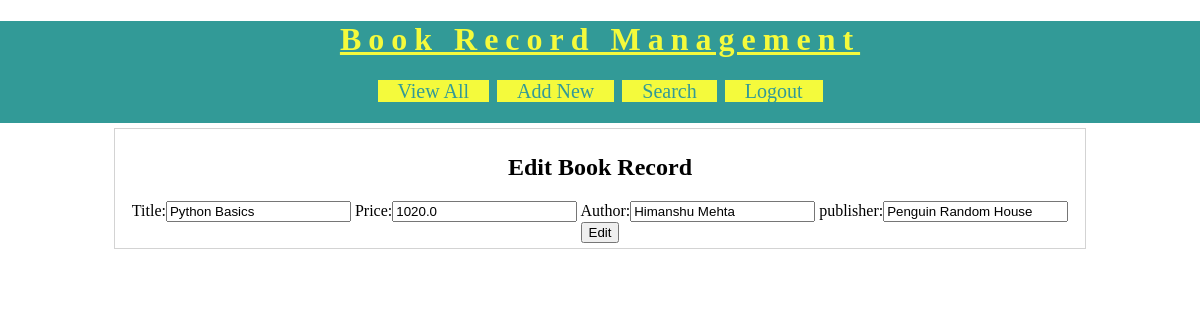
The app's page /BRMapp/edit-book?bookid=14 (signed in) with its own data.
### BRMapp/models.py (models this page shows)
class Book(models.Model):
    title = models.CharField(max_length=100)
    price = models.FloatField()
    author = models.CharField(max_length=100)
    publisher = models.CharField(max_length=100)

### BRMapp/views.py (the view)
# urls.py: url('edit-book',views.editBook),
@login_required(login_url="/BRMapp/login/")
def editBook(request):   #first
    book = models.Book.objects.get(id = request.GET['bookid'])
    fields = {'title':book.title,'price':book.price,'author':book.author,'publisher':book.publisher}
    form = NewBookForm(initial=fields)
    res = render(request,'BRMapp/edit_book.html',{'form':form,'book':book})
    return res

### BRMapp/forms.py
class NewBookForm(forms.Form):
    title = forms.CharField(label='Title',max_length=100)
    price = forms.FloatField(label='Price')
    author = forms.CharField(label='Author')
    publisher = forms.CharField(label='publisher')

### templates/BRMapp/edit_book.html (shortened to what this page needs)
<!DOCTYPE html>
{% load static %}
<html lang="en">
<head>
    <link rel="stylesheet" href="{% static 'css/BRMstyle.css' %}">
</head>
<body>
    <div id="header">
        <h1>Book Record Management</h1>
        <div id="nav">
            <a href="/BRMapp/view-books">View All</a>
            <a href="/BRMapp/new-books">Add New</a>
            <a href="/BRMapp/search-books">Search</a>
            <a href="/BRMapp/logout">Logout</a>
        </div>
    </div>
    <div id="main">
        <h2>Edit Book Record</h2>
        <form action="/BRMapp/edit" method='post'>
            {{form}}
            <input type="submit" value="Edit">
        </form>
    </div>
</body>
</html>

### static/css/BRMstyle.css (style rules this page uses)
body { background-color:white; margin:0px 0px 0px 0px; font-family:"calibri"; }
#header { background-color:#329A97; padding-bottom:20px; text-align:center; }
#header h1 { text-align:center; color:#F4FA3C; letter-spacing:7px; text-decoration:underline; }
#nav { width:60%; margin:auto; }
#nav a { background-color:#F4FA3C; width:150px; border:solid 2px #329A97; font-size:20px; text-decoration:none; color:#329A97; padding-left:20px; padding-right:20px; }
#main { margin: auto; border:solid 1px lightgray; width:80%; padding:5px; margin-top:5px; }
#main form, #main h2 { text-align:center; }

### records on screen
Book: title "Python Basics", price "1020.0", author "Himanshu Mehta", publisher "Penguin Random House"
